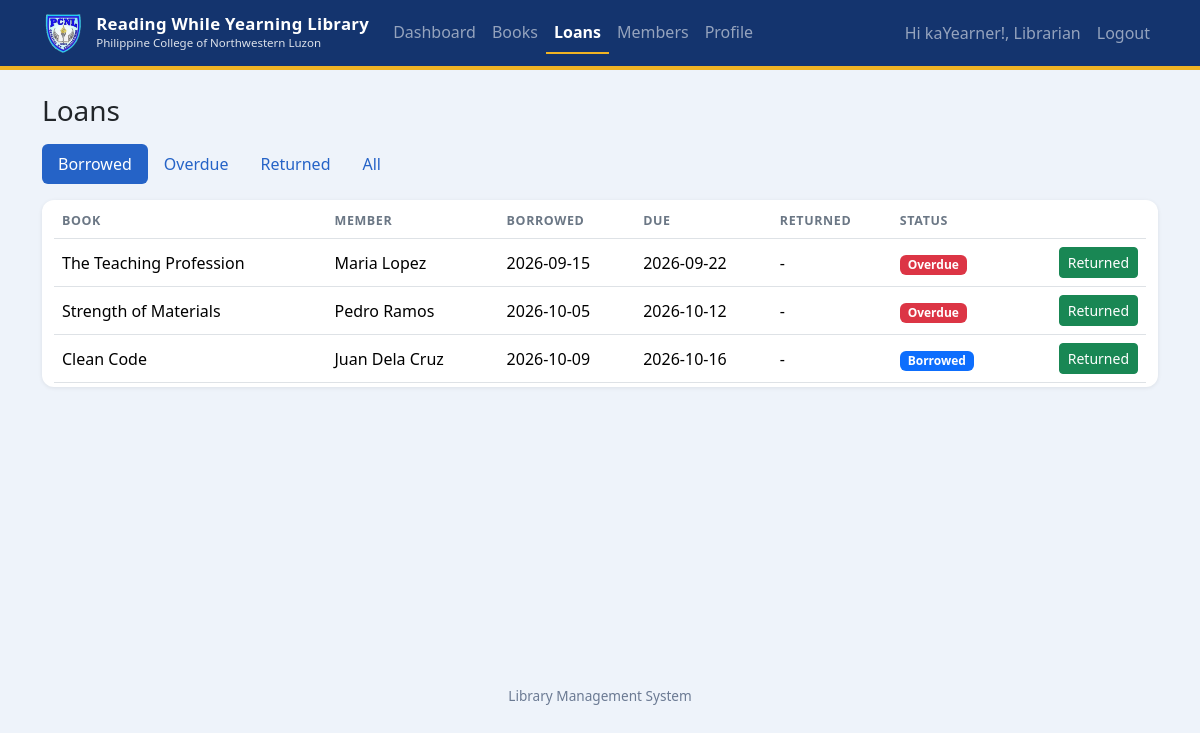
The app's page /admin/loans.php (signed in) with its own data.
### tables this page shows
CREATE TABLE loans (
  id INT AUTO_INCREMENT PRIMARY KEY,
  book_id INT NOT NULL,
  user_id INT NOT NULL,
  borrowed_on DATE NOT NULL,
  due_on DATE NOT NULL,
  returned_on DATE NULL,
  FOREIGN KEY (book_id) REFERENCES books(id),
  FOREIGN KEY (user_id) REFERENCES users(id) ON DELETE CASCADE
);

CREATE TABLE books (
  id INT AUTO_INCREMENT PRIMARY KEY,
  title VARCHAR(200) NOT NULL,
  author VARCHAR(120) NOT NULL,
  category VARCHAR(60) DEFAULT '',
  copies INT NOT NULL DEFAULT 1
);

CREATE TABLE users (
  id INT AUTO_INCREMENT PRIMARY KEY,
  name VARCHAR(100) NOT NULL,
  email VARCHAR(150) NOT NULL UNIQUE,
  password VARCHAR(255) NOT NULL,
  role ENUM('admin','member') NOT NULL DEFAULT 'member',
  phone VARCHAR(30) NULL,
  created_at TIMESTAMP DEFAULT CURRENT_TIMESTAMP
);

### admin/loans.php (the view, shortened to what this page needs)
<?php
include '../connection.php';
$status = isset($_GET['status']) ? $_GET['status'] : 'active';
$sql = "SELECT l.*, b.title, u.name AS member
        FROM loans l JOIN books b ON b.id = l.book_id JOIN users u ON u.id = l.user_id";
$types = "";
$params = array();
if ($status == 'active') {
    $sql .= " WHERE l.returned_on IS NULL";
} elseif ($status == 'overdue') {
    $sql .= " WHERE l.returned_on IS NULL AND l.due_on < ?";
    $types = "s";
    $params[] = date('Y-m-d');
} elseif ($status == 'returned') {
    $sql .= " WHERE l.returned_on IS NOT NULL";
}
$sql .= " ORDER BY l.due_on";
$loans = run_query($conn, $sql, $types, $params);
$tabs = array('active' => 'Borrowed', 'overdue' => 'Overdue', 'returned' => 'Returned', 'all' => 'All');
include '../header.php';
?>
<section>
  <h1 class="h3 mb-3">Loans</h1>
  <ul class="nav nav-pills mb-3">
    <?php foreach ($tabs as $key => $label) { ?>
      <li class="nav-item"><a class="nav-link <?php echo $status == $key ? 'active' : ''; ?>" href="loans.php?status=<?php echo $key; ?>"><?php echo $label; ?></a></li>
    <?php } ?>
  </ul>
  <?php if (mysqli_num_rows($loans) == 0) { ?>
    <div class="alert alert-info">No loans found.</div>
  <?php } else { ?>
  <div class="table-responsive">
    <table class="table align-middle bg-white">
      <thead><tr><th>Book</th><th>Member</th><th>Borrowed</th><th>Due</th><th>Returned</th><th>Status</th><th></th></tr></thead>
      <tbody>
      <?php while ($l = mysqli_fetch_assoc($loans)) { ?>
        <tr>
          <td><?php echo e($l['title']); ?></td>
          <td><?php echo e($l['member']); ?></td>
          <td><?php echo e($l['borrowed_on']); ?></td>
          <td><?php echo e($l['due_on']); ?></td>
          <td class="returned-cell"><?php echo $l['returned_on'] === null ? '-' : e($l['returned_on']); ?></td>
          <td class="status-cell"><?php echo loan_badge($l); ?></td>
          <td class="text-end">
            <?php if ($l['returned_on'] === null) { ?>
              <form method="POST" class="return-form">
                <button type="submit" class="btn btn-sm btn-success">Returned</button>
              </form>
            <?php } ?>
          </td>
        </tr>
      <?php } ?>
      </tbody>
    </table>
  </div>
  <?php } ?>
</section>
<?php include '../footer.php'; ?>

### connection.php (shortened to what this page needs)
<?php
function run_query($conn, $sql, $types = "", $params = array()) {
    $stmt = mysqli_prepare($conn, $sql);
    if (!mysqli_stmt_execute($stmt)) {
        die("Query error: " . mysqli_stmt_error($stmt));
    }
    $result = mysqli_stmt_get_result($stmt);
    return $result;
}
function e($text) {
    return htmlspecialchars((string)$text, ENT_QUOTES, 'UTF-8');
}
function loan_badge($loan) {
    if ($loan['due_on'] < date('Y-m-d')) {
        return '<span class="badge bg-danger">Overdue</span>';
    }
    return '<span class="badge bg-primary">Borrowed</span>';
}
?>

### assets/style.css (style rules this page uses)
:root { --navy: #14346e; --navy-dark: #0f2a5c; --gold: #f0b323; --blue: #2563c7; --blue-dark: #1d4fa3; --page-bg: #eef3fa; --brand: var(--navy); --brand-dark: var(--navy-dark); }
body { background: var(--page-bg); }
h1, h2 { font-weight: 700; color: var(--navy); }
.table-responsive { background: #fff; border-radius: .75rem; box-shadow: 0 1px 4px rgba(0, 0, 0, .08); padding: .25rem .75rem; }
.table-responsive .table { margin-bottom: 0; }
.table thead th { color: #6b7785; font-size: .78rem; text-transform: uppercase; letter-spacing: .05em; }
.nav-pills .nav-link { color: var(--blue); }
.nav-pills .nav-link.active { background: var(--blue); color: #fff; }
a { color: var(--blue); }

### records on screen
loans: book.title "The Teaching Profession", user.name "Maria Lopez", borrowed_on "2026-09-15", due_on "2026-09-22", shows "Overdue"
loans: book.title "Strength of Materials", user.name "Pedro Ramos", borrowed_on "2026-10-05", due_on "2026-10-12", shows "Overdue"
loans: book.title "Clean Code", user.name "Juan Dela Cruz", borrowed_on "2026-10-09", due_on "2026-10-16"

### other values on screen
$label "Dashboard Books Loans Members Profile"
$_SESSION['name'] "Librarian"
$label "Borrowed"
$label "Overdue"
$label "Returned"
$label "All"
